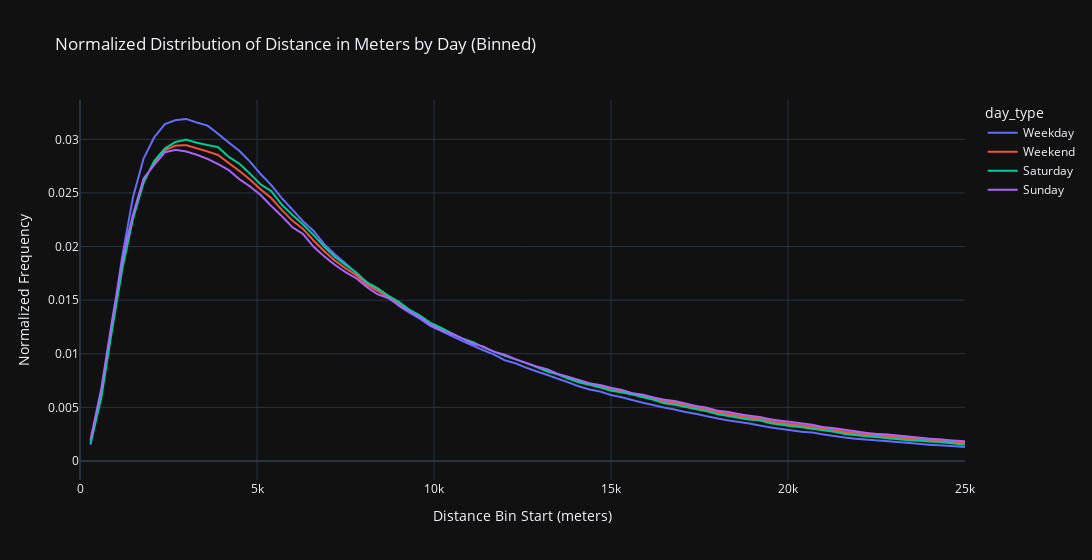

Write notebook code for a chart like this one.
### Code cell
df_DayEnd = pd.read_csv('/2comp/data/MEP-1656/distance_dist_grouped_weekend_weekday.csv')
df_SatSun = df_weekdays[df_weekdays['week_day'].isin(['Saturday', 'Sunday'])].rename(columns={'week_day': 'day_type'})
df = pd.concat([df_DayEnd, df_SatSun])

fig = px.line(df, 
              x='bin_start', 
              y='normalized_frequency', 
              color='day_type',
              labels={'bin_start': 'Distance Bin Start (meters)', 
                      'normalized_frequency': 'Normalized Frequency'},
              title='Normalized Distribution of Distance in Meters by Day (Binned)')
fig.update_layout(xaxis_range=[0,25000], width=1200)
fig.show()

### Figure 1 — Plotly figure (JSON) as saved in the notebook; plotly's stock layout.template omitted (floating-point values rounded to 4 significant figures; data arrays with more than 128 entries replaced by an {"elided": "..."} marker saying what was removed)
{"data": [{"hovertemplate": "day_type=Weekday<br>Distance Bin Start (meters)=%{x}<br>Normalized Frequency=%{y}<extra></extra>", "legendgroup": "Weekday", "line": {"color": "#636efa", "dash": "solid"}, "marker": {"symbol": "circle"}, "mode": "lines", "name": "Weekday", "showlegend": true, "x": {"elided": "409 int values"}, "xaxis": "x", "y": {"elided": "409 float values"}, "yaxis": "y", "type": "scattergl"}, {"hovertemplate": "day_type=Weekend<br>Distance Bin Start (meters)=%{x}<br>Normalized Frequency=%{y}<extra></extra>", "legendgroup": "Weekend", "line": {"color": "#EF553B", "dash": "solid"}, "marker": {"symbol": "circle"}, "mode": "lines", "name": "Weekend", "showlegend": true, "x": {"elided": "384 int values"}, "xaxis": "x", "y": {"elided": "384 float values"}, "yaxis": "y", "type": "scattergl"}, {"hovertemplate": "day_type=Saturday<br>Distance Bin Start (meters)=%{x}<br>Normalized Frequency=%{y}<extra></extra>", "legendgroup": "Saturday", "line": {"color": "#00cc96", "dash": "solid"}, "marker": {"symbol": "circle"}, "mode": "lines", "name": "Saturday", "showlegend": true, "x": {"elided": "356 int values"}, "xaxis": "x", "y": {"elided": "356 float values"}, "yaxis": "y", "type": "scattergl"}, {"hovertemplate": "day_type=Sunday<br>Distance Bin Start (meters)=%{x}<br>Normalized Frequency=%{y}<extra></extra>", "legendgroup": "Sunday", "line": {"color": "#ab63fa", "dash": "solid"}, "marker": {"symbol": "circle"}, "mode": "lines", "name": "Sunday", "showlegend": true, "x": {"elided": "335 int values"}, "xaxis": "x", "y": {"elided": "335 float values"}, "yaxis": "y", "type": "scattergl"}], "layout": {"xaxis": {"anchor": "y", "domain": [0.0, 1.0], "title": {"text": "Distance Bin Start (meters)"}, "range": [0, 25000]}, "yaxis": {"anchor": "x", "domain": [0.0, 1.0], "title": {"text": "Normalized Frequency"}}, "legend": {"title": {"text": "day_type"}, "tracegroupgap": 0}, "title": {"text": "Normalized Distribution of Distance in Meters by Day (Binned)"}, "width": 1200}}
